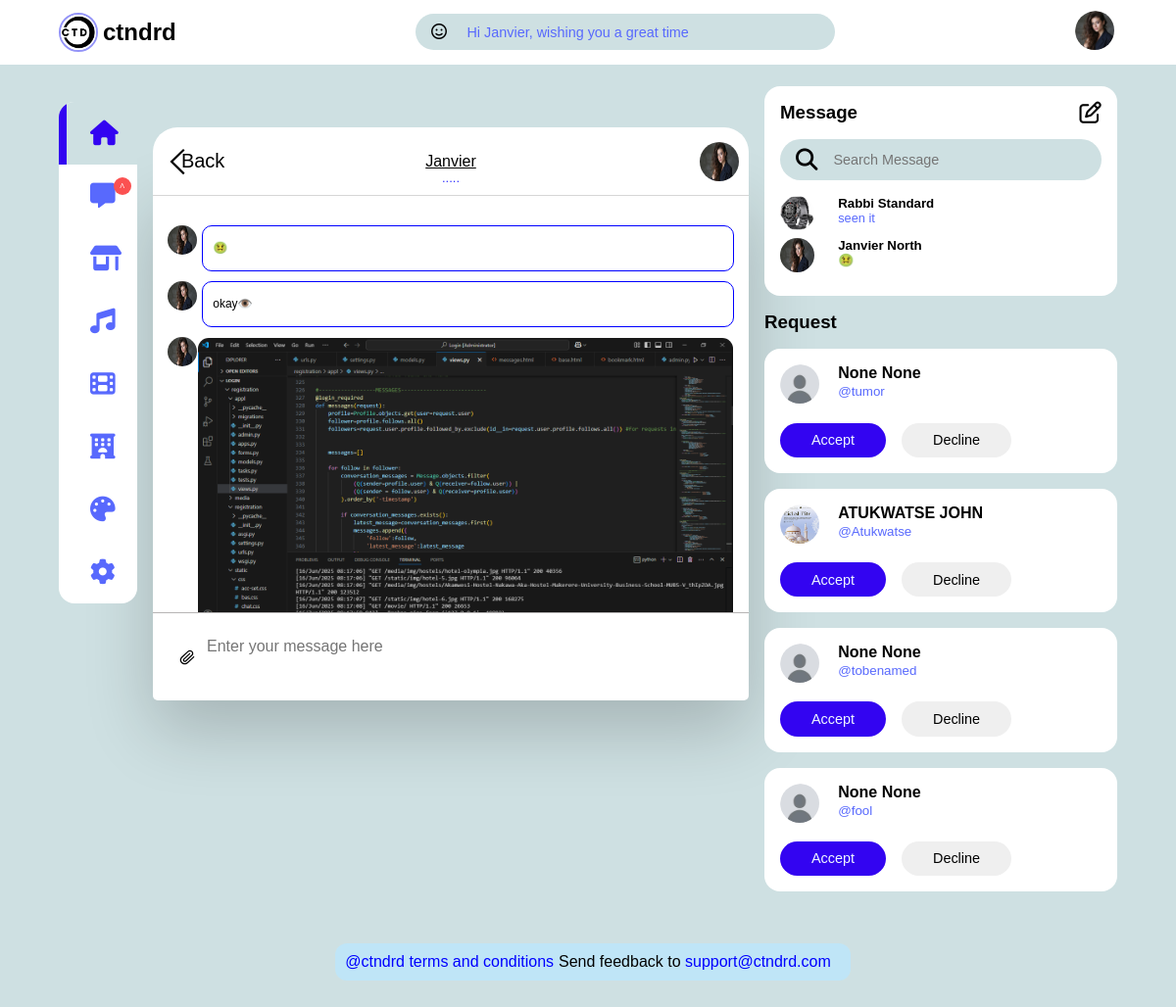
The app's page /chat/11/ (signed in) with its own data.
### appl/models.py (models this page shows, shortened)
class Profile(models.Model):
    user=models.OneToOneField(User,on_delete=models.CASCADE)
    profile_pic=models.ImageField(upload_to='img/profile/',blank=True, null=True)
    firstname=models.CharField(max_length=50, blank=True, null=True)
    lastname=models.CharField(max_length=50, blank=True, null=True)
    bio=models.TextField(blank=True)
    location=models.CharField(max_length=100, blank=True, null=True)
    follows=models.ManyToManyField("self",
            symmetrical=False,
            blank=True,
            related_name="followed_by")

class Message(models.Model):
    sender = models.ForeignKey(User, on_delete=models.CASCADE, related_name='sent_messages')
    receiver = models.ForeignKey(User, on_delete=models.CASCADE, related_name='received_messages')
    message = models.TextField()
    image = models.ImageField(upload_to = 'img/message/', blank=True, null=True)
    seen = models.BooleanField(default=False)
    timestamp = models.DateTimeField(auto_now_add=True)

### appl/views.py (the view, shortened to what this page needs)
# urls.py: path('chat/<int:pk>/', views.chat, name='chat'),
@login_required
def chat(request, pk):
    profile=Profile.objects.get(user=request.user)
    follower=profile.follows.get(id=pk)
    followers=request.user.profile.followed_by.exclude(id__in=request.user.profile.follows.all()) #for requests in the right
    chats = Message.objects.filter(
        (Q(sender=profile.user) & Q(receiver=follower.user)) |
        (Q(sender=follower.user) & Q(receiver=profile.user))
    ).order_by('-timestamp')
    messages=[]
    followerz=profile.follows.all()
    for follow in followerz:
        conversation_messages = Message.objects.filter(
            (Q(sender=profile.user) & Q(receiver=follow.user)) |
            (Q(sender = follow.user) & Q(receiver=profile.user))
        ).order_by('-timestamp')
        if conversation_messages.exists():
            latest_message=conversation_messages.first()
            messages.append({
                'follow':follow,
                'latest_message':latest_message
            })
    return render(request, 'Chat/chat.html', {'profile':profile,
                                              'follower':follower,
                                              'messages':messages,
                                              'followers':followers,
                                              'chats':chats})

### templates/Chat/chat.html (shortened to what this page needs)
{% extends 'another home/base.html' %}
{% load static %}
{% block content %}
<div class="middle">
    <div class="chat-global" style="
    width: 100%;
    height: fit-content;
    margin: 16% auto;
    background-color: white;
    border-radius: 5px;
    box-shadow: 0 30px 70px 0 rgba(0,0,0,0.2);
    display: flex;
    justify-content: flex-end;
    flex-direction: column;
    position: relative;">
        <div class="nav-top" style="
        position: absolute;
        background: #fff;
        top: -55px;
        width: 100%;
        height: 70px;
        display: flex;
        justify-content: space-between;
        border-bottom: 1px solid rgba(51,51,51,0.2);
        border-top-left-radius: 25px;
        border-top-right-radius: 25px;">
            <div class="location" style="
            width: 100px;
            display: flex;
            align-items: center;">
                <img style="
                margin-left: 10px;
                width: 30px;
                " src="{% static 'img/left.svg' %}" alt="">
                <a style="color: black;" href="{% url 'messages' %}"><p style="
                font-size: 20px;
                margin-left: -25%;
                ">Back</p></a>
            </div>
            <div class="utilisateur" style="
            width: 100px;
            margin-top: 15px;
            display: flex;
            justify-content: center;
            align-items: center;
            flex-direction: column;">
                <p style="
                font-size: 100%;
                font-weight: 400;
                display: flex;
                text-decoration: underline;
                ">{{ follower.user.profile.firstname }}</p>
                <p style="
                font-size: 13px;
                opacity: 0.8;
                color: blue;
                ">.....</p>
            </div>
            <div class="logos-call" style="
            width: 100px;
            display: flex;
            justify-content: flex-end;
            align-items: center;">
                {% if follower.user.profile.profile_pic %}
                    <a href="{% url 'view_profile' follower.id %}"><img style="
                    margin-right: 10px;
                    width: 40px;
                    height: 40px;
                    border-radius: 50%;
                    " src="{{follower.user.profile.profile_pic.url}}" alt="">
                    </a>
                {% endif %}
            </div>
        </div>
        <div class="conversation" style="
        width: 95%;
        height: 440px;
        margin: 0 auto;
        padding-top: 40px;
        background-color: white;
        display: flex;
        flex-direction: column;
        overflow-y: auto;">
            {% if chats %}
                {% for messag in chats %}
                    {% if messag.receiver == request.user %}
                        <div class="talkleft" style="
                        margin: 5px 0;
                        color: #f1f1f1;
                        display: flex;
                        align-items: center;
                        font-size: 10px;
                        width: 100%;">
                            {% if messag.sender.profile.profile_pic %}
                                <img style="
                                width: 30px;
                                height: 30px;
                                border-radius: 50%;
                                margin-bottom: auto;
                                " src="{{messag.sender.profile.profile_pic.url}}" alt="">
                            {% endif %}
                            {% if messag.image %}
                                <div style="display: flex; flex-direction: column; justify-content: end;">
                                    <img style="border-radius: 12px  12px 0 0; padding: 1px;" src="{{messag.image.url}}" alt="">
                                </div>
                            {% else %}
                            <p style="
                            padding: 15px;
                            color: black;
                            text-align: left;
                            line-height: 25px;
                            border-radius: 10px;
                            background: #fff;
                            font-size: 12px;
                            margin-left: 5px;
                            width: 100%;
                            border: 1px solid blue;
                            padding: 10px;
                            border-width: 0.5px;
                            ">{{messag.message}}</p>
                            {% endif %}
                        </div>
                    {% endif %}
                {% endfor %}
            {% endif %}
        </div>
        <form method="post" enctype="multipart/form-data" class="chat-form" style="
        width: 100%;
        height: 90px;
        border-top: 1px solid #b6b4b4;
        border-bottom-left-radius: 25px;
        border-bottom-right-radius: 25px;
        background: #ffffff;
        display: flex;
        align-items: center;
        justify-content: centre;">
            <div class="container-input-stuffs" style="
            background: #fff;
            display: flex;
            width: 90%;
            height: 60px;
            border-radius: 9999px;
            margin-left: 15px;">
                <div class="files-logo-cont">
                    <img name="image" style="
                    border-top-left-radius: 25px;
                    border-bottom-left-radius: 25px;
                    padding-left: 10px;
                    display: block;
                    height: 100%;
                    width: 50px;
                    display: flex;
                    justify-content: center;
                    align-items: center;
                    cursor: pointer;
                    width: 30px;
                    " src="{% static 'img/paper-clip.svg' %}" alt="">
                </div>
                <div class="group-inp" style="
                width: 90%;
                height: 100%;
                display: flex;
                justify-content: space-between;
                align-items: center;">
                    <textarea id="chat-input" style="
                    resize: none;
                    border: none;
                    outline: none;
                    padding-left: 10px;
                    font-size: 16px;
                    width: 100%;
                    height: 40px;
                    font-family: Arial, Helvetica, sans-serif;
                    " placeholder="Enter your message here" required name="message" minlength="1" maxlength="10000"></textarea>
                </div>
                <button  class="submit-msg-btn" style="
                background: #fff;
                border-top-right-radius: 25px;
                border-bottom-right-radius: 25px;
                width: 70px;
                border: none;
                display: flex;
                padding-right: 5px;
                justify-content: center;
                align-items: center;">
                </button>
            </div>
        </form>
    </div>
</div>
{% endblock %}

### templates/another home/base.html (shortened to what this page needs)
{% load static %}
<!DOCTYPE html>
<html lang="en">
<head>
  <link rel="stylesheet" href="{% static 'css/index.css' %}" />
  <link rel="stylesheet" href="https://cdnjs.cloudflare.com/ajax/libs/font-awesome/6.7.2/css/all.min.css" />
</head>
    <body>
        <nav>
          <div class="container">
            <div class="fes" style="display: flex; align-items: center; gap: 5px;">
              <img style="
              width: 40px;
              height: 40px;
              border: 2px solid rgb(148, 148, 248);
              border-radius: 50%;" src="{% static 'img/ctndrd4.png' %}" alt="">
              <h1>ctndrd</h1>
            </div>
            <div class="search-bar">
              <i class="fa-regular fa-face-smile"></i>
              <input type="search" placeholder="Hi {{profile.firstname}}, wishing you a great time" />
            </div>
            <div class="create">
              <div class="profile-photo">
                {% if profile.profile_pic %}
                  <a href="{% url 'profile' %}"><img style="
                  width: 40px;
                  height: 40px;
                  border-radius: 50%;
                  object-fit: cover;
                  object-position: center;" src="{{ profile.profile_pic.url }}" alt=""></a>
                {% endif %}
              </div>
            </div>
          </div>
        </nav>
        <main>
          <div class="container">
            <div class="left">
              <div class="sidebar">
                <a class="manu-item active" href="{% url 'home' %}">
                  <span><i class="fa-solid fa-house"></i></span>
                </a>
                <a class="manu-item" id="messages-notifications" href="{% url 'messages' %}">
                  <span><i class="fa-solid fa-message"><small class="notification-count">^</small></i></span>
                </a>
                <a class="manu-item" href="{% url 'shop' %}">
                  <span><i class="fa-solid fa-shop"></i></span>
                </a>
                <a class="manu-item" href="{% url 'music' %}">
                  <span><i class="fa-solid fa-music"></i></span>
                </a>
                <a class="manu-item" href="{% url 'movie' %}">
                  <span><i class="fa-solid fa-film"></i></span>
                </a>
                <a class="manu-item" href="{% url 'hostel' %}">
                  <span><i class="fa-solid fa-hotel"></i></span>
                </a>
                <a class="manu-item" id="theme">
                  <span><i class="fa-solid fa-palette"></i></span>
                </a>
                <a class="manu-item" href="{% url 'account-settings' %}">
                  <span><i class="fa-solid fa-gear"></i></span>
                </a>
              </div>
            </div>
            {% block content %}
            {% endblock %}
            <div class="right">
              <div class="messages">
                <div class="heading">
                  <h3>Message</h3>
                  <i class="fa-regular fa-pen-to-square"></i>
                </div>
                <div class="search-bar">
                  <i class="fa-solid fa-magnifying-glass"></i>
                  <input
                    type="search"
                    placeholder="Search Message"
                    id="message-search"
                  />
                </div>
                {% if messages %}
                  {% for messag in messages|dictsortreversed:"latest_message.timestamp" %}
                    <a href="{% url 'chat' messag.follow.id %}"><div class="message">
                      <div class="profile-photo">
                        {% if messag.follow.profile_pic %}
                          <img style="width: 35px; height: 35px; border-radius: 50%;" src="{{messag.follow.profile_pic.url}}" alt="" />
                        {% else %}
                          <img style="width: 35px; height: 35px; border-radius: 50%;" src="{% static 'img/user_avatar.jpg' %}" alt="" />
                        {% endif %}
                      </div>
                      <div class="message-body">
                        <h5 style="color: black;">{{messag.follow.user.profile.firstname}} {{messag.follow.user.profile.lastname}}</h5>
                        <p class="text-muted">{{messag.latest_message.message}}</p>
                      </div>
                    </div></a>
                  {% endfor %}
                {% endif %}
              </div>
              <div class="friend-requests">
                <h3>Request</h3>
                {% for s in followers|slice:":4" %}
                  <div class="request">
                    <div class="info">
                      <div class="profile-photo">
                        {% if s.profile_pic %}
                          <a href="{% url 'view_profile' s.id %}"><img style="width: 40px;height: 40px;border-radius: 50%;" src="{{s.profile_pic.url}}" alt="" /></a>
                        {% else %}
                          <a href="{% url 'view_profile' s.id %}"><img style="width: 40px;height: 40px;border-radius: 50%;" src="{% static 'img/user_avatar.jpg' %}" alt="" /></a>
                        {% endif %}
                      </div>
                      <div class="sender">
                        <h4>{{s.firstname}} {{s.lastname}}</h4>
                        <small class="text-muted">@{{s.user.username}}</small>
                      </div>
                    </div>
                    <div class="action">
                      <button class="btn btn-primary"> <a style="color: aliceblue;" href="{% url 'follow_user' s.pk %}">Accept</a></button>
                      <button class="btn"><a style="color: black;" href="{% url 'decline_user' s.pk %}">Decline</a></button>
                    </div>
                  </div>
                {% endfor %}
              </div>
            </div>
          </div>
          <footer>
            <div class="footer-copyRight">
              <div style="gap: 5px; margin: 5px; width: 100%;border-radius: 12px; background-color: rgb(191, 229, 247);display: flex; padding: 10px;">
                <a style="color: blue;" href="{% url 'terms' %}"><p>@ctndrd terms and conditions</p></a>
                <p>Send feedback to <span style="color: blue;">support@ctndrd.com</span></p>
              </div>
            </div>
          </footer>
        </main>
    </body>
</html>

### records on screen
Profile: firstname "Hi Janvier, wishing you a great time", profile_pic (picture), user.profile.firstname "Janvier", user.profile.profile_pic (picture), follow.profile_pic (picture), follow.user.profile.firstname "Janvier", follow.user.profile.lastname "North", latest_message.message "🤢"
Message: sender.profile.profile_pic (picture), message "🤢"
Message: sender.profile.profile_pic (picture), message "okay👁️"
Message: sender.profile.profile_pic (picture), image (picture)
Profile: follow.profile_pic (picture), follow.user.profile.firstname "Rabbi", follow.user.profile.lastname "Standard", latest_message.message "seen it"
Profile: firstname "None", lastname "None", user.username "tumor"
Profile: profile_pic (picture), firstname "ATUKWATSE", lastname "JOHN", user.username "Atukwatse"
Profile: firstname "None", lastname "None", user.username "tobenamed"
Profile: firstname "None", lastname "None", user.username "fool"
